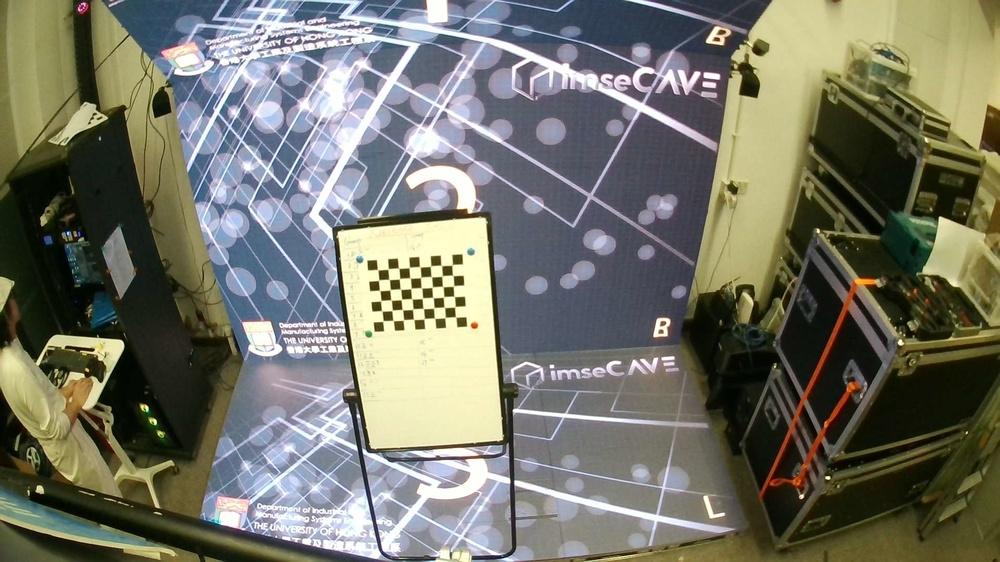
#> input picture calibration_images/20241216_194407.jpg, 1000 x 562 px, shrunk from 1920 x 1080 before the run; its folder holds only this picture in this run
$ python undistort.py
#> lines starting #> are read from the running program, lines starting #| are printed output that depends on the picture; after the words box and inside, x2 and y2 are one past the last pixel; in counts of white or black regions, pixels touching at a corner belong together
import cv2 as cv
import numpy as np
import json
import os

def undistort_images(input_folder, json_file, output_folder):
    """
    读取指定文件夹中的所有 JPG 图片，利用 JSON 文件中的相机内参进行畸变矫正，
    并将矫正后的图片保存到指定的文件夹中。

    参数:
        input_folder (str): 待读取的 JPG 图片所在的文件夹路径。
        json_file (str): 包含相机内参的 JSON 文件路径。
        output_folder (str): 保存矫正后图片的文件夹路径。如果没有目录，自动创建。
    """
#> called with input_folder = 'calibration_images', json_file = 'intrinsic.json', output_folder = 'undistorted_images'
    try:
        # 检查输出文件夹是否存在，如果不存在则创建
        if not os.path.exists(output_folder):
            os.makedirs(output_folder)

        # 读取相机内参和畸变系数
        with open(json_file, 'r') as f:
#> (reads intrinsic.json from the repository)
            calibration_data = json.load(f)
            mtx = np.array(calibration_data["camera_matrix"])  # Convert to numpy array
            dist = np.array(calibration_data["dist_coeffs"])   # Convert to numpy array

        # 获取输入文件夹中的所有 jpg 图片文件
        image_files = [f for f in os.listdir(input_folder) if f.lower().endswith('.jpg')]

        # 逐一读取并矫正每张图片
        for fname in image_files:
            img_path = os.path.join(input_folder, fname)
            img = cv.imread(img_path)
#> img is the input picture: shape (562, 1000, 3); mean B, G, R 103.4, 116, 115.5
            h, w = img.shape[:2]
#> h = 562; w = 1000

            # 获取优化后的相机矩阵
            newcameramtx, roi = cv.getOptimalNewCameraMatrix(mtx, dist, (w, h), 1, (w, h))
#> roi = (227, 233, 771, 325)

            # 对图像进行畸变矫正
            dst = cv.undistort(img, mtx, dist, None, newcameramtx)
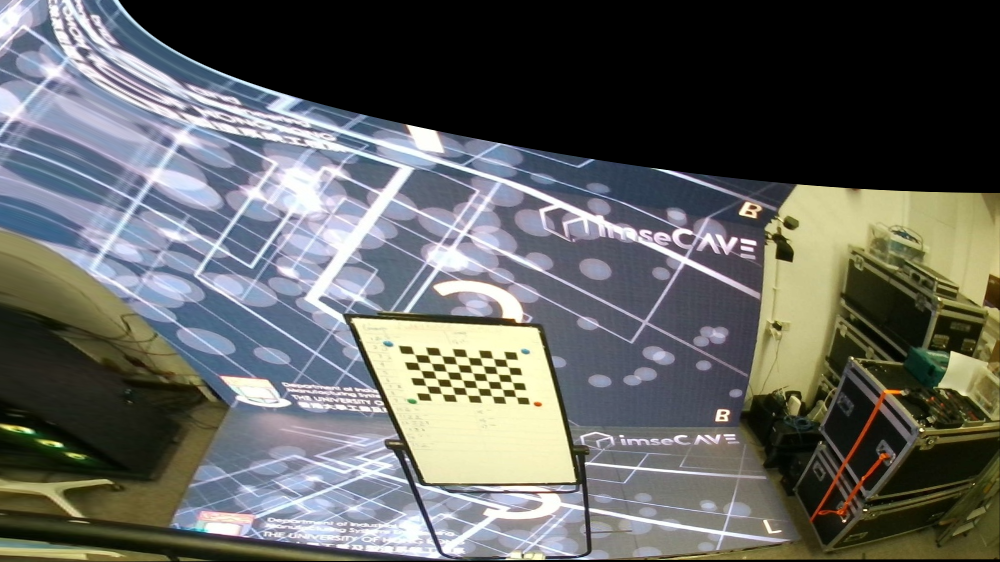
#> dst: shape (562, 1000, 3); mean B, G, R 96.9, 99.9, 98.2

            # 裁剪图像
            x, y, w, h = roi
#> x = 227; y = 233; w = 771; h = 325
            # dst = dst[y:y+h, x:x+w]
            cv.rectangle(dst, (x, y), (x + w, y + h), (0, 0, 255), 2, 8, 0)
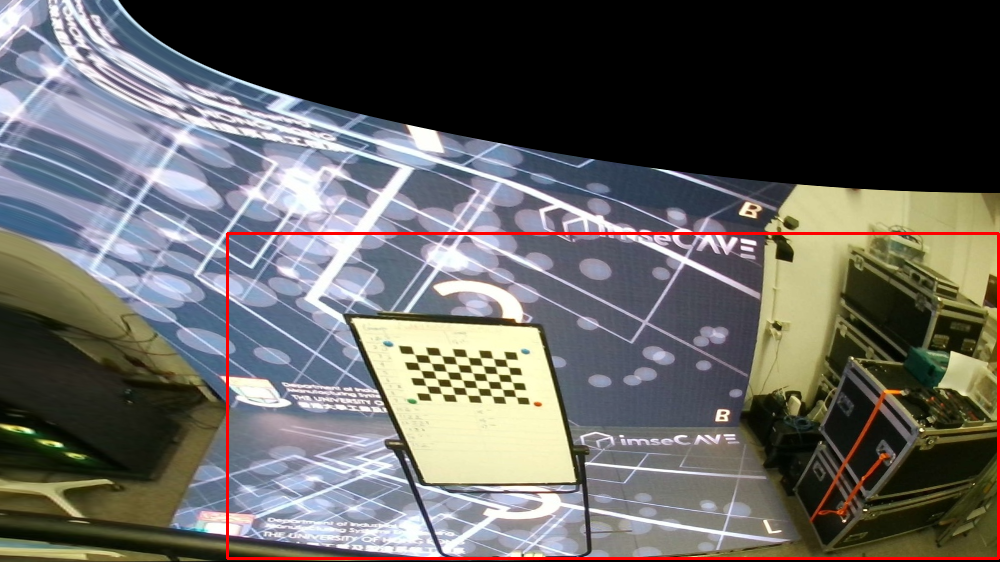
#> dst: shape (562, 1000, 3); 1.17% of pixels changed, all inside (x1, y1, x2, y2) = (226, 232, 1000, 560)

            # 保存矫正后的图像
            output_path = os.path.join(output_folder, fname)
            cv.imwrite(output_path, dst)

        print(f"All images have been undistorted and saved to {output_folder}.")

    except Exception as e:
        print(f"An error occurred: {e}")


undistort_images("calibration_images", "intrinsic.json", "undistorted_images")
